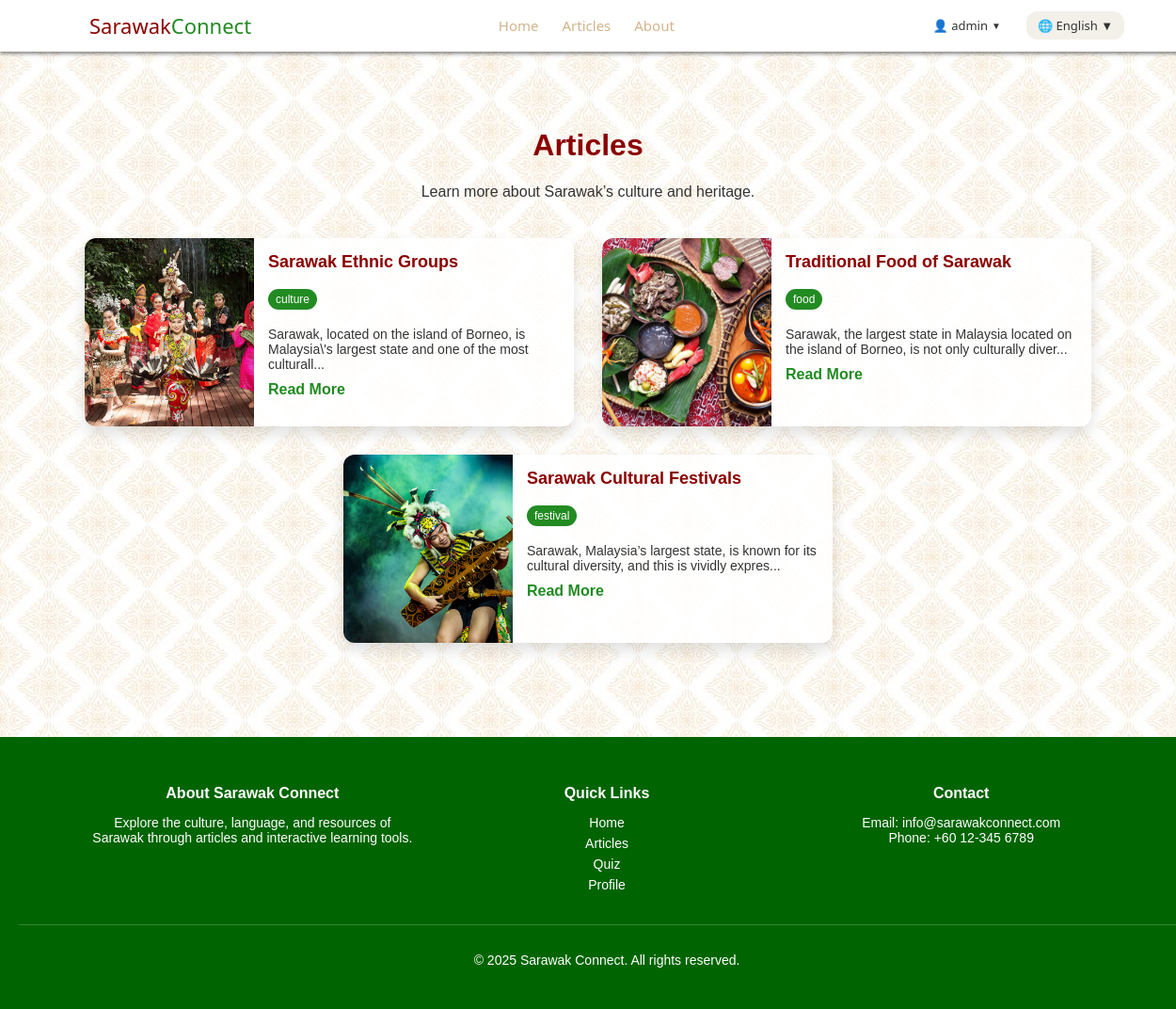
Before: /articles.php (signed in) with the older database file.
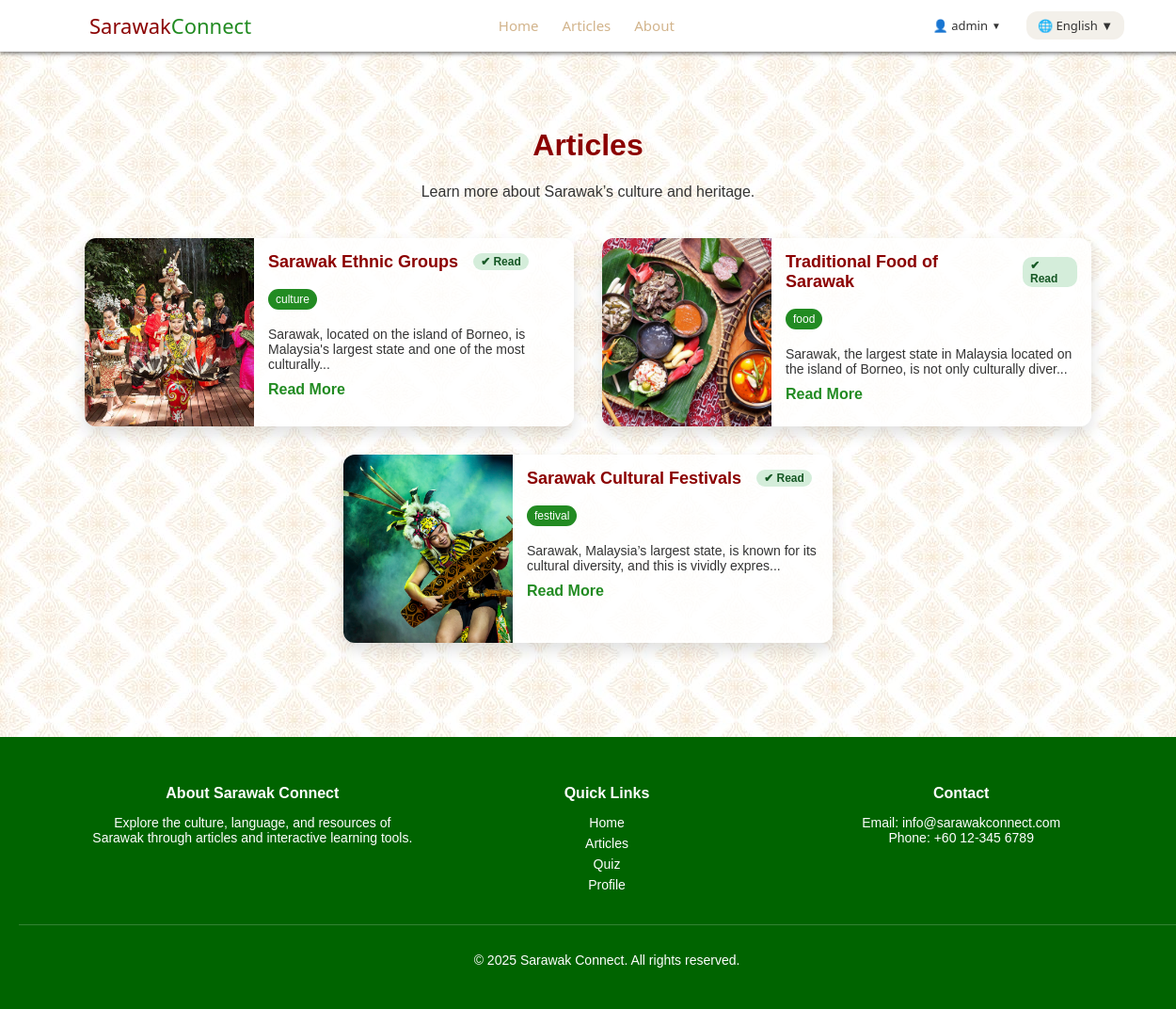
After: the same page with the newer database file.
### tables this page shows
CREATE TABLE `articles` (
  `id` int(11) NOT NULL,
  `image` varchar(255) DEFAULT NULL,
  `tag` varchar(50) DEFAULT NULL,
  `title_en` varchar(255) DEFAULT NULL,
  `title_my` varchar(255) DEFAULT NULL,
  `title_zh` varchar(255) DEFAULT NULL,
  `content_en` text DEFAULT NULL,
  `content_my` text DEFAULT NULL,
  `content_zh` text DEFAULT NULL
);

### articles.php (the view, shortened to what this page needs)
<?php
include('includes/db_connect.php');
include('includes/header.php');
$lang = $_SESSION['lang'] ?? 'english';
$title_field = 'title_en';
$content_field = 'content_en';
$text = [
    'english' => ['title' => 'Articles', 'subtitle' => "Learn more about Sarawak’s culture and heritage.", 'read' => 'Read More'],
    'malay'   => ['title' => 'Artikel', 'subtitle' => "Ketahui lebih lanjut tentang budaya dan warisan Sarawak.", 'read' => 'Baca Lagi'],
    'mandarin'=> ['title' => '文章', 'subtitle' => "深入了解砂拉越的文化与遗产。", 'read' => '阅读更多']
];
$t = $text[$lang];
$query = "SELECT id, image, tag, $title_field AS title, $content_field AS content FROM articles";
$result = $conn->query($query);
$read_ids = [];
if (isset($_SESSION['user_id'])) {
    $uid = $_SESSION['user_id'];
    $read_result = $conn->query("SELECT article_id FROM reading_history WHERE user_id = $uid");
    while ($row = $read_result->fetch_assoc()) {
        $read_ids[] = $row['article_id'];
    }
}
?>
<div class="articles-page">
  <div class="articles-header">
    <h1><?php echo $t['title']; ?></h1>
    <p><?php echo $t['subtitle']; ?></p>
  </div>
  <div class="articles-list">
    <?php $delay = 0; ?>
    <?php while ($row = $result->fetch_assoc()): ?>
      <?php $is_read = in_array($row['id'], $read_ids); ?>
      <div class="article-card" style="animation-delay: <?php echo $delay; ?>s;">
        <img src="images/<?php echo htmlspecialchars($row['image']); ?>" alt="<?php echo htmlspecialchars($row['title']); ?>">
        <div class="article-content">
          <h3>
            <?php echo htmlspecialchars($row['title']); ?>
            <?php if ($is_read): ?>
              <span class="read-label">✔ Read</span>
            <?php endif; ?>
          </h3>
          <span class="article-tag"><?php echo htmlspecialchars($row['tag']); ?></span>
          <p><?php echo htmlspecialchars(substr($row['content'], 0, 100)) . '...'; ?></p>
          <a href="article.php?id=<?php echo $row['id']; ?>"><?php echo $t['read']; ?></a>
        </div>
      </div>
      <?php $delay += 0.1; ?>
    <?php endwhile; ?>
  </div>
</div>
<?php include('includes/footer.php'); ?>

Changed rows visible on the page:
changed articles "Sarawak Ethnic Groups": content_en "Sarawak, located on the island of Borneo, is Malaysia\\'s largest state and one of the most culturall" → "Sarawak, located on the island of Borneo, is Malaysia's largest state and one of the most culturally"; now shows "✔ Read"
shown differently, row unchanged: articles "Traditional Food of Sarawak": now shows "✔ Read"
shown differently, row unchanged: articles "Sarawak Cultural Festivals": now shows "✔ Read"
